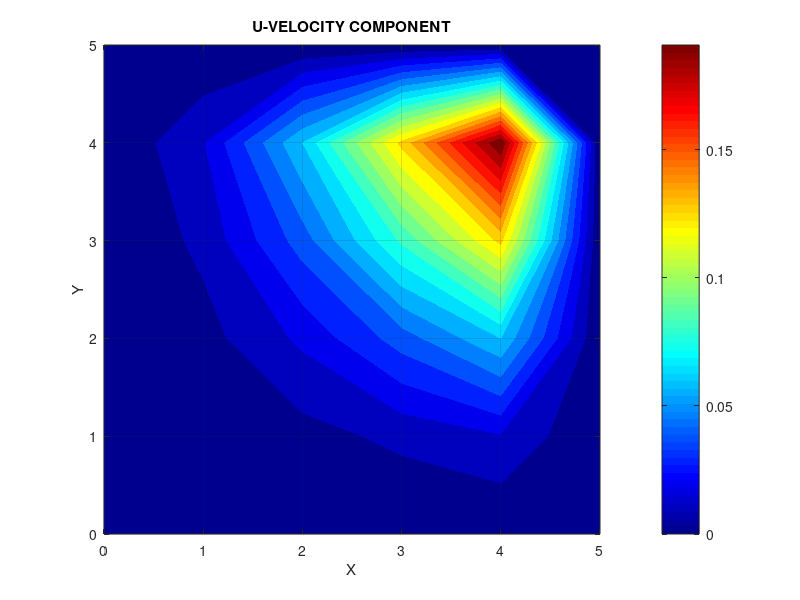
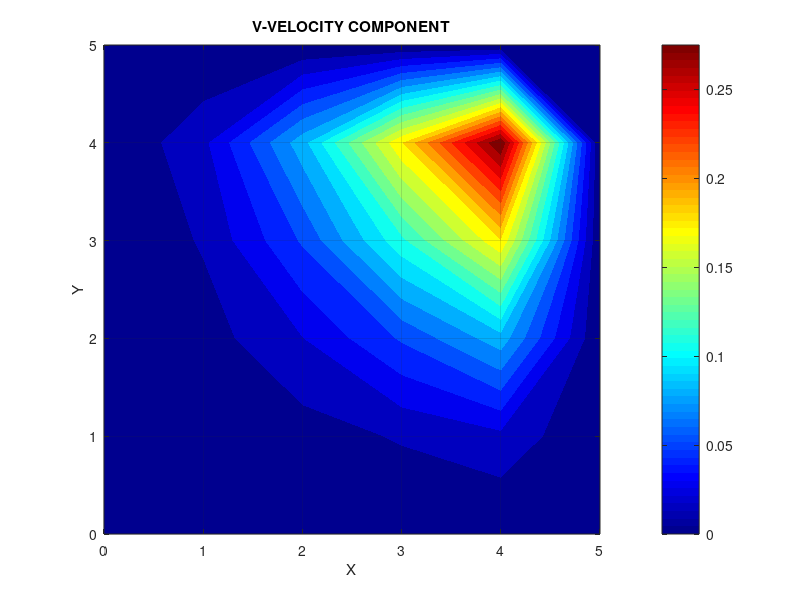
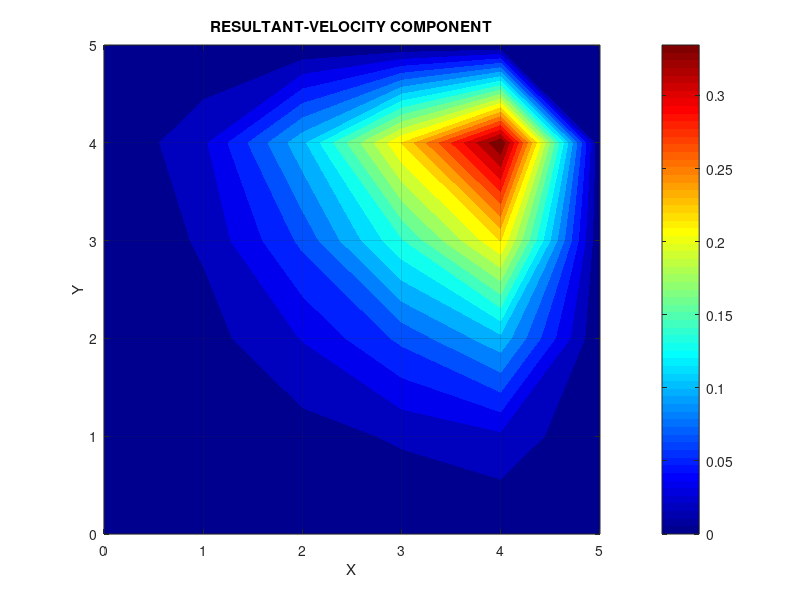

Recreate these plots in MATLAB, in order.
%%%%%%%%%%%%%%%%%%%%%%%%%%%%%%%%%%%%%%%%%%%%%%%%%%%
%%%%%%%%%%%%%%%%%%%%%%%%%%%%%%%%%%%%%%%%

% FINITE DIFFERENCE  DISCRETIZATION OF TWO DIMENSIONAL BURGER FISHERS EQUATION 
%                                                         (UNSTEAD CONVECTION DIFFUSION EQUATION)
%%%%%%%%%%%%%%%%%%%%%%%%%%%%%%%%%%%%%%%%%%%%%%%%%
% SCHEME: IMPLICIT SHCEME
%DISCRETIZATION : FORWARD IN TIME , BACKWARD IN SPACE (UPWIND) FOR
%                   CONVECTION AND CENTRAL DIFFERENCE FOR DIFFUSION
%%%%%%%%%%%%%%%%%%%%%%%%%%%%%%%%%%%%%%%%%%%%%%%%%
% CODE  BY : NAHOM ALEMSEGED WORKU
% GENERAL EQUATION = dU/dt + U*dU/dX + V*dU/dY = VIS * (D2U/DX2 + D2U/DY2)
% AND 
% dV/dt + U*dV/dX + V*dV/dY = VIS * (D2V/DX2 + D2V/DY2)
%%%%%%%%%%%%%%%%%%%%%%%%%%%%%%%%%%%%%%%%%%%%%%%%%
% INITIAL CONDITIONS: U =2  0.5<=X<=1  AND  0.5<=Y<=1,
%                                 U = 1 EVERYWHERE ELSE
% BOUNDARY CONDITION ; U = 0, x = 0,2, AND Y = 0,Y = 2 
%%%%%%%%%%%%%%%%%%%%%%%%%%%%%%%%%%%%%%%%%%%%%%%%%
% DECLARE VARIABLES
Xp = 5; Yp = 5; ts = 4;
nx = 6;    ny = 6;    
nt =6;    dt = ts/(nt-1);    
dx = 5/(nx-1);   dy = 5/(ny-1);
vis = 1; 
u = zeros(nx,ny); %INITIALIZATION OF VELOCITY VECTOR
v = zeros(nx,ny);
X = [0:dx:Xp];  %DISRETIZATION IN X-DIRECTION
Y = [0:dy:Yp];  %DISCRETIZATION  IN Y-DIRECTION
t = [0:dt:ts];  %DISCRETIZATION OF TIME STEPS

% FILLING OUT MATRIX WITH INITIAL AND BOUDNARY CONDITIONS
for k=1:length(t)  
    if t(k) == 0 %LOOP TO HANDLE AND FILL INITIAL CONDITIONS
                 for i=1:(nx)
                      for j=1:(ny)
                            if ((X(i) >= 0 && X(i) < 1) || (Y(j) >= 0 && Y(j) < 1))
                                u(i,j) = 2;
                                v(i,j) = 1;
                                uv(i,j) = sqrt((u(i,j).^2) + (v(i,j).^2))
                           else
                                u(i,j) = 1;
                                v(i,j) = 1;
                                uv(i,j) = sqrt((u(i,j).^2) + (v(i,j).^2))
                          end
                      end
                 end
       else
        for i=1:nx   %LOOP TO HANDLE BOUNDARY CONDITIONS
            for j=1:ny
                 if ((X(i) == 0 || X(i) == X(end)) || (Y(j) == 0 || Y(j) == Y(end)))
                                u(i,j) = 0;
                                v(i,j) = 0;
                                uv(i,j) = sqrt((u(i,j).^2) + (v(i,j).^2))
            u    
            v
                 end
            end
        end
    end
end

 for it = 2:nt
        un = u; %ASSIGNING U VALUES FROM PREVIOUS TIME STEPS TO THE CURRENT
        vn = v;
        unvn(i,j) = sqrt((un(i,j).^2) + (vn(i,j).^2))
     for i=2:(nx-1)
         for j=2:(ny-1)
                   u(i,j) = ((((dt/dx) + (vis/(dx^2))) * (u(i-1,j))) + (((dt/dy) + (vis/(dy^2))) * u(i,j-1)) + un(i,j)) / (dt * ((u(i,j)/dx + v(i,j)/dy + (2*vis/(dx^2))) + (2*vis/(dy^2))))  
                   v(i,j) = ((((dt/dx) + (vis/(dx^2))) * (v(i-1,j))) + (((dt/dy) + (vis/(dy^2))) * v(i,j-1)) + vn(i,j)) / (dt * ((u(i,j)/dx + v(i,j)/dy + (2*vis/(dx^2))) + (2*vis/(dy^2)))) 
                   uv(i,j) = sqrt((u(i,j).^2) + (v(i,j).^2))
         end
     end
 end
%  VISULAIZATION OF TWO DIMENSIONAL PLOT
%  [X,Y] = meshgrid(X,Y)
   figure(1)
     contourf(X,Y,u,21,'LineStyle','none')
    colormap('jet')      
    colorbar
    hold off
     xlabel('X')
    ylabel('Y')
    title('U-VELOCITY COMPONENT')
     grid on;
        
  figure(2)
     contourf(X,Y,v,21,'LineStyle','none')
    colormap('jet')      
    colorbar
    hold off
     xlabel('X')
    ylabel('Y')
     grid on;
     title('V-VELOCITY COMPONENT')
     
      figure(3)
     contourf(X,Y,uv,21,'LineStyle','none')
    colormap('jet')      
    colorbar
    hold off
     xlabel('X')
    ylabel('Y')
     grid on;
     title('RESULTANT-VELOCITY COMPONENT')
      


 
     